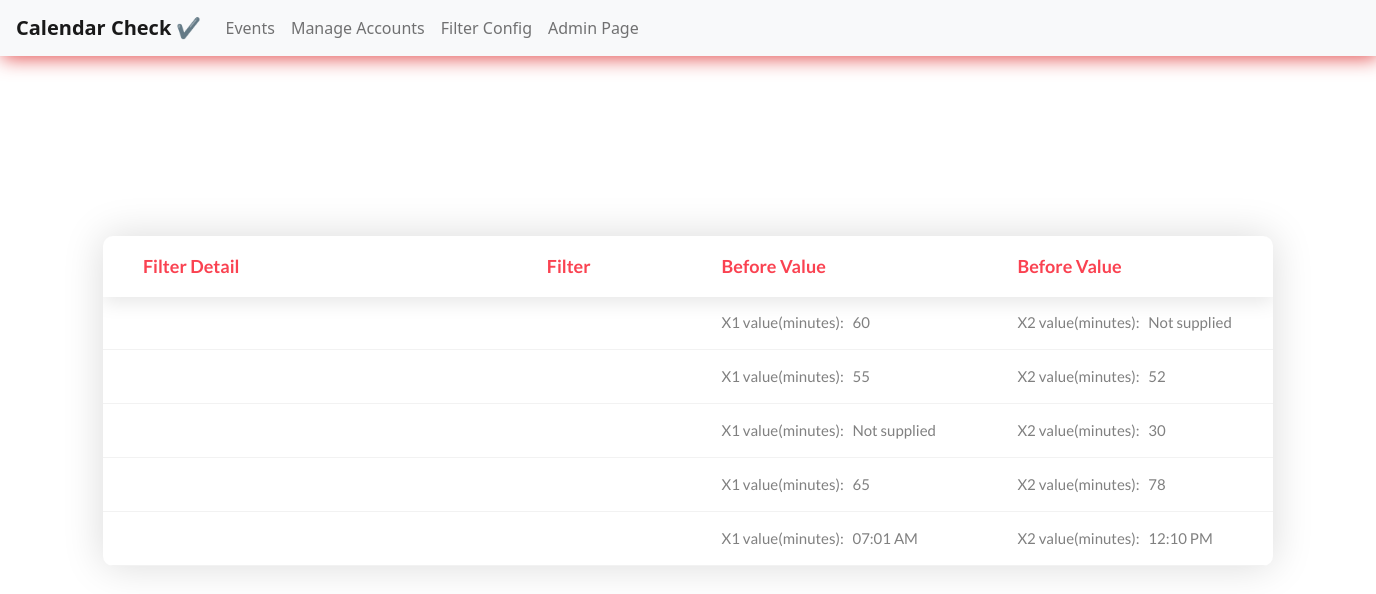
The page /filter on the database as committed earlier.
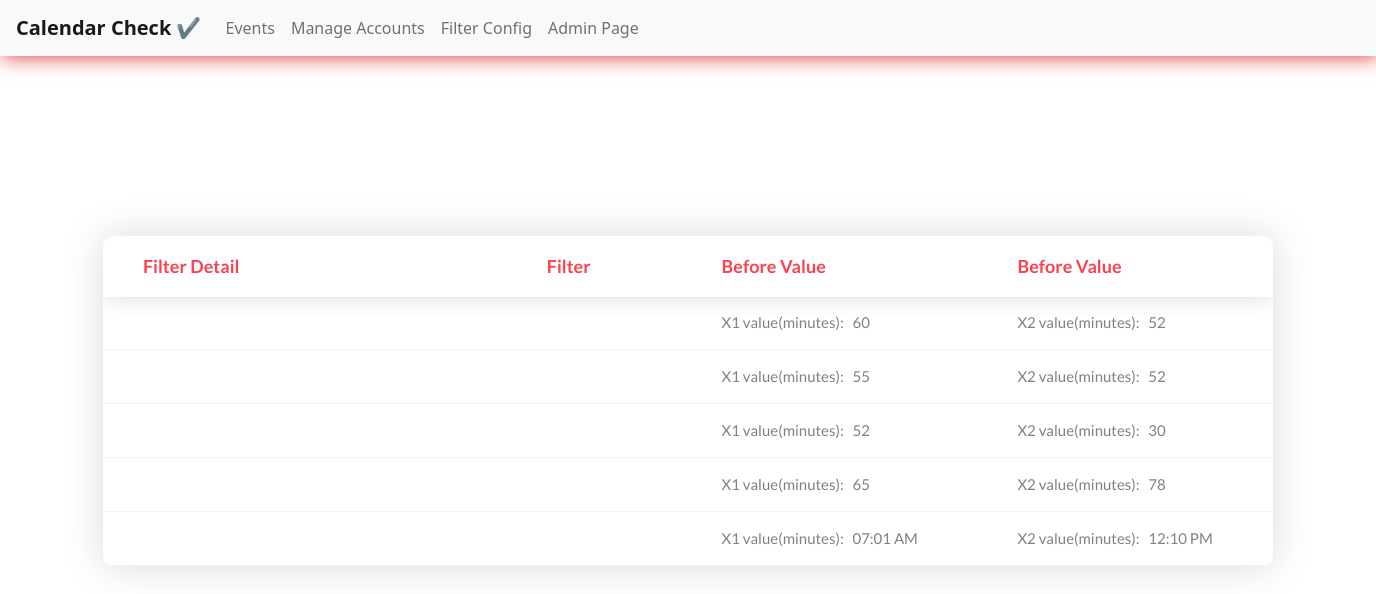
The same page on the database as committed later.
### cal/models.py (models this page shows, shortened)
class Filter(models.Model):
    filter_detail = models.CharField('Filter Detail', max_length=300, null=True)
    keyword = models.CharField(max_length=30, choices=keyword)
    X1 = models.CharField('value to set(X1)', max_length=200, null=True, blank=True, help_text = "if Window is selected Please use 12-hour clock and X2 should be greater than X1")
    X2 = models.CharField('value to set(X2)', max_length=200, null=True, blank=True)
    class Meta:
        verbose_name_plural = "FIlters"

### cal/views.py (the view)
# urls.py: path('filter', filter_config, name='filter'),
def filter_config(request):
    filters = Filter.objects.all()
    context = {'filters': filters}
    return render(request, 'cal/filter_config.html', context)

### cal/templates/cal/filter_config.html
{% extends 'index.html' %}
{% block content %}
<div class="limiter">
    <div class="container-table100">
        <div class="wrap-table100">
            <div class="table100 ver2 m-b-110">
                <div class="table100-head">
                    <table>
                        <thead>
                            <tr class="row100 head">
                                <th class="cell100 column1">Filter Detail</th>
                                <th class="cell100 column2">Filter</th>
                                <th class="cell100 column3">Before Value</th>
                                <th class="cell100 column4">Before Value</th>
                            </tr>
                        </thead>
                    </table>
                </div>
                <div class="table100-body js-pscroll">
                    <table>
                        <tbody>
                            {% for filter in filters %}
                            {% if filter.name == 'Temperature' %}
                            <tr class="row100 body">
                                <td class="cell100 column1">{{ filter.detail }}</td>
                                <td class="cell100 column2">{{ filter.name }}</td>
                                <td class="cell100 column3">X1 value(Celsius): &nbsp; {{ filter.X1|default_if_none:"Not supplied" }}</td>
                                <td class="cell100 column4">X2 value(Celsius): &nbsp; {{ filter.X2|default_if_none:"Not supplied" }}</td>
                            </tr>
                            {% else %}
                            <tr class="row100 body">
                                <td class="cell100 column1">{{ filter.detail }}</td>
                                <td class="cell100 column2">{{ filter.name }}</td>
                                <td class="cell100 column3">X1 value(minutes): &nbsp; {{ filter.X1|default_if_none:"Not supplied" }}</td>
                                <td class="cell100 column4">X2 value(minutes): &nbsp; {{ filter.X2|default_if_none:"Not supplied" }}</td>
                            </tr>
                            {% endif %}
                            {% endfor %}
                        </tbody>
                    </table>
                </div>
            </div>
        </div>
    </div>
</div>
{% endblock content %}

Rows that differ between the two databases and show on the page:
changed Filter (number 1 of 5 on the later page): X2 "Not supplied" → "52"
changed Filter (number 3 of 5 on the later page): X1 "Not supplied" → "52"
